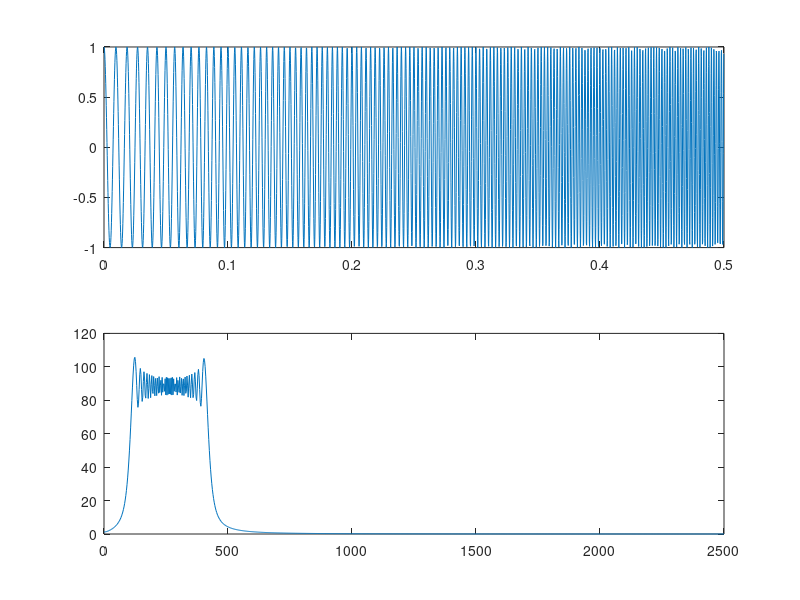
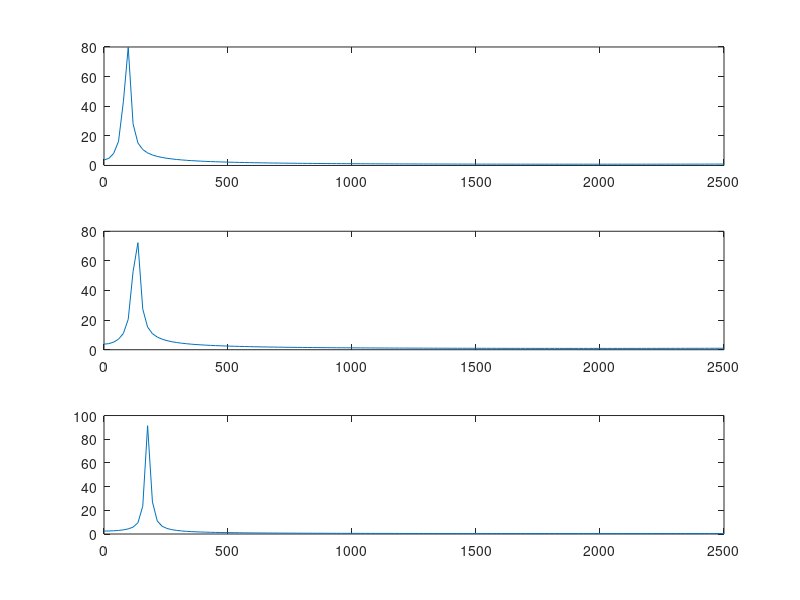

Source code (MATLAB) for these figures, in order: (Note: this script raises an error after producing the figures.)
clear all; close all;

N=2500;
fp=5000;
t=0:1/fp:(N-1)/fp;

x=chirp(t,100,(N-1)/fp,500);
%x=sin(2*pi*3*t)+sin(2*pi*6*t);
figure(1)
subplot(211)
plot(t,x);
subplot(212)
Nf=2048;
N21=Nf/2+1;
f=linspace(0,fp/2,N21);
widmo=abs(fft(x,Nf));
plot(f,widmo(1:N21));

figure(2)

subplot(311)
M=256;
M21=M/2+1;
f2=linspace(0,fp/2,M21);

widmo=abs(fft(x(1:200)));
plot(f2,widmo(1:M21));
subplot(312)
widmo=abs(fft(x(300:500)));
plot(f2,widmo(1:M21));
subplot(313)
widmo=abs(fft(x(700:900)));
plot(f2,widmo(1:M21));

figure(3)
spectrogram (x, 256, 128 , 512, fp);

